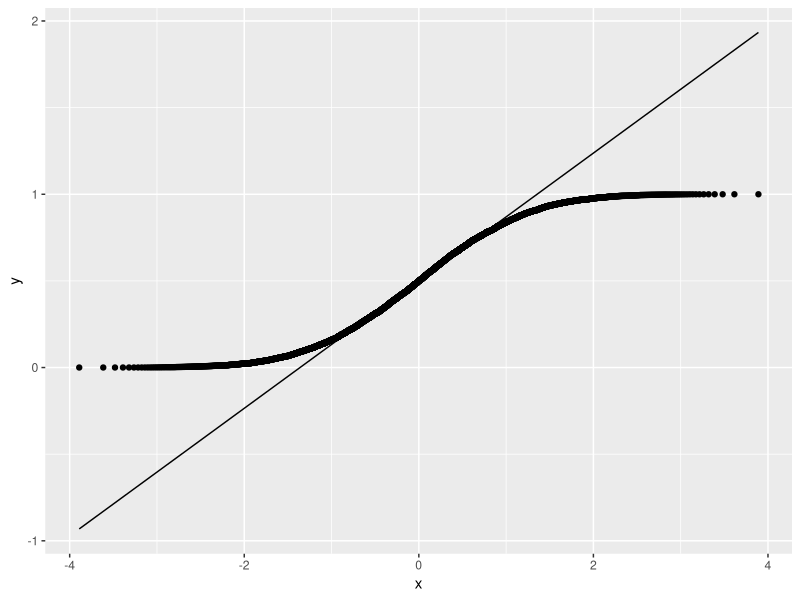
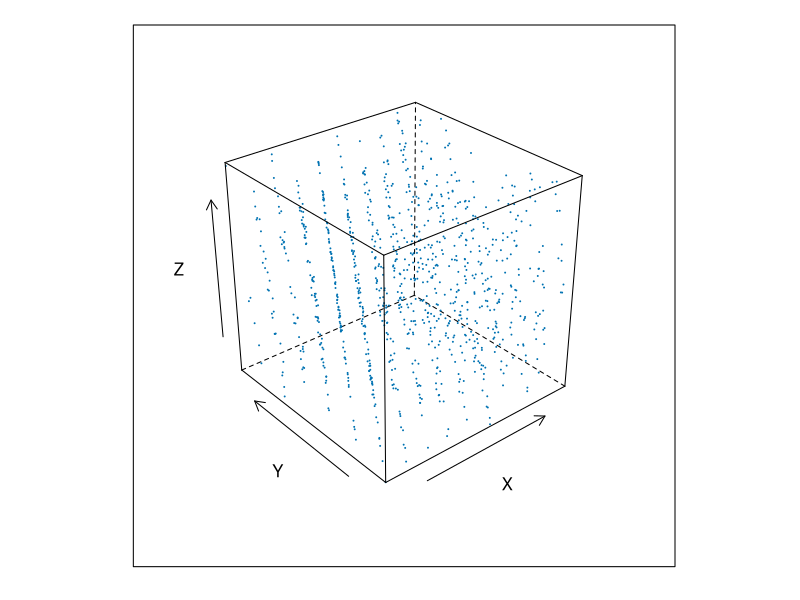
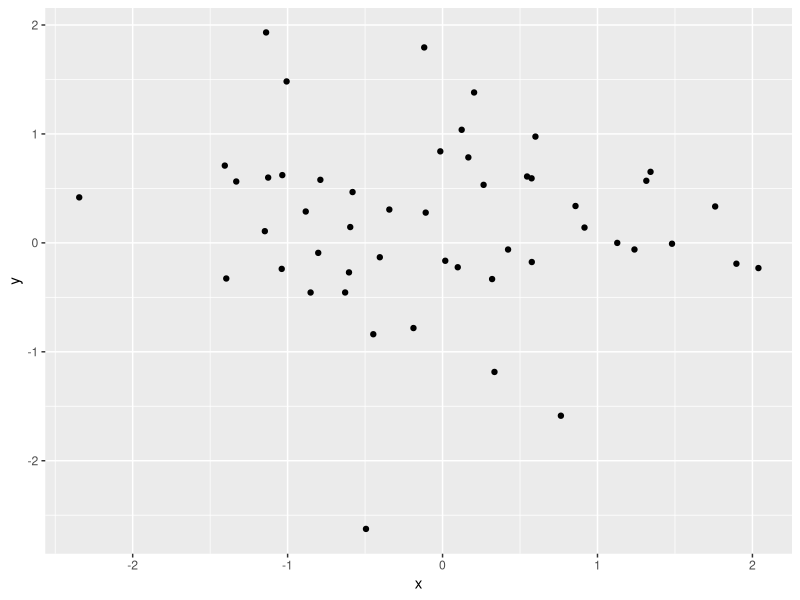
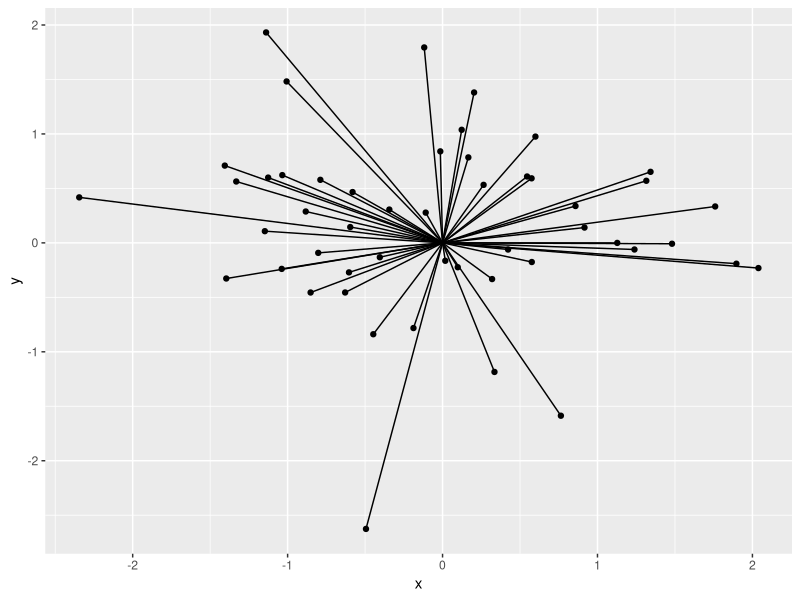
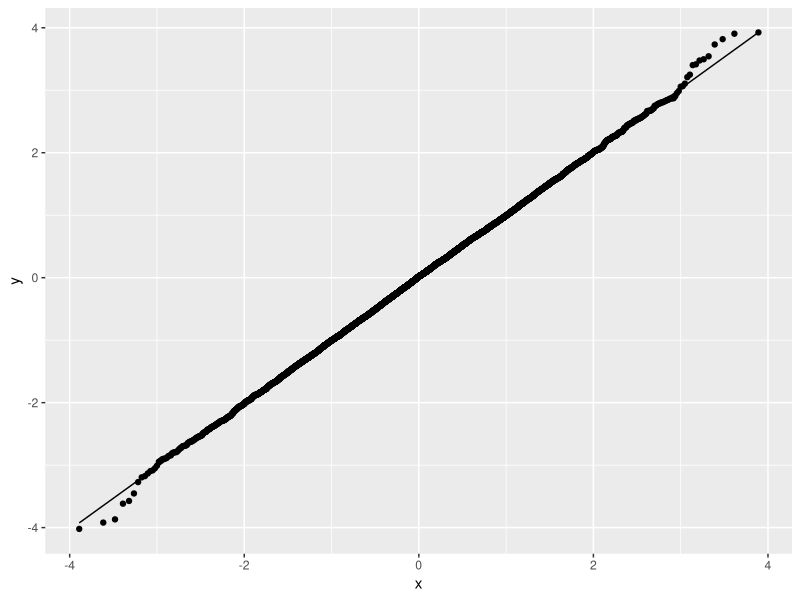
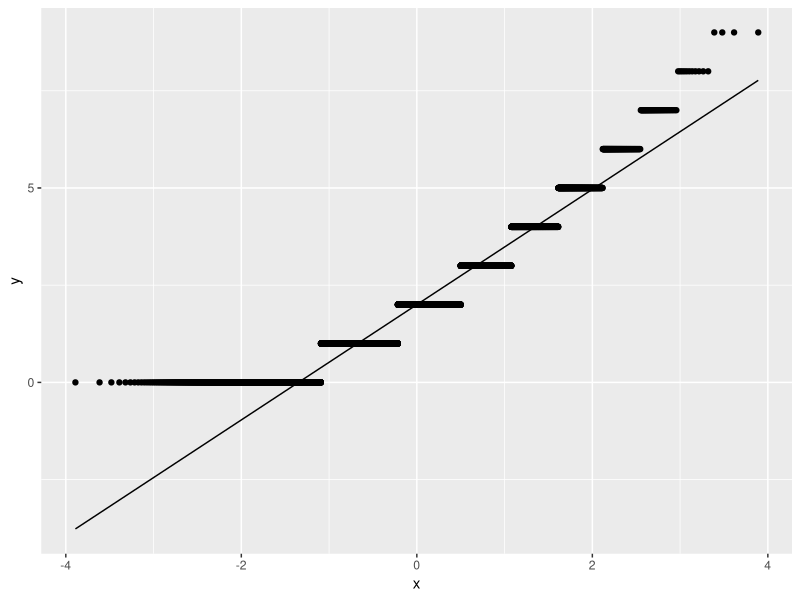

These charts were generated, in order, by the following R code:
## ---- chunk 1
knitr::opts_chunk$set(echo = TRUE)
set.seed(394932)
library(tidyverse)
library(ggplot2)

if (!require("lattice")) { 
  install.packages("lattice", repos = "https://cloud.r-project.org")  
}
## ---- chunk 2
bad_rand_int <- function(seed) {
  # Note: mod is "%%" in R
  multiplier <- (2^16) + 3
  modulus <- 2^31
  return((seed * multiplier) %% modulus)
}


bad_rand_ints <- function(seed, n) {
  seeds <- accumulate(1:n, ~ bad_rand_int(.x))
  randoms <- map_dbl(seeds, ~bad_rand_int(.x))
  return(randoms)
}

## ---- chunk 3

randoms <- bad_rand_ints(406, 10)
randoms
# These numbers all fall within the range from 0 to (2^31) - 1, but there 
# appears to be some clustering towards higher values, indicating that the 
# distribution might not be uniform. 

bad_rand_u <- function(seed, n) {
  randoms <- bad_rand_ints(seed, n)
  random_u <- randoms / (2^31)
  return(random_u)
}
## ---- chunk 4
# create QQ plot
u_values <- bad_rand_u(406, 10000)

ggplot(data.frame(x = u_values), aes(sample = x)) + geom_qq() + geom_qq_line()
## ---- chunk 5
plot_bad_rands <- function(prngs) {
  if (length(prngs) %% 10 != 0) {
    stop("We must have random numbers in a multiple of 10")
  }
  # group the random numbers into groups of 10, but only use the first 3 in each group
  m <- matrix(prngs, ncol = 10, byrow = TRUE)[, 1:3]
  
  # label the columns 
  colnames(m) <- c("X", "Y", "Z")
  
  cloud(Z ~ X + Y, as.data.frame(round(m, 3)), pch = 20, cex = 0.1)
}

plot_bad_rands(u_values) 
# The data appears to cluster along lines on one half of the distribution 
# and appears more random on the other half of the distribution.
## ---- chunk 6
quantile <- function(p, theta) {
  return (-1/theta * log(1 - p))
}

set.seed(123)
theta <- 2
n <- 10000
samples <- quantile(runif(n), theta)

mu <- 1 / theta
sigma <- 1 / theta
skew <- mean(((samples - mu) / sigma)^3)
skew

se_skew <- sqrt(6 / n)
z_val <- qnorm(1 - 0.001/2)
lower_bound <- skew - z_val * se_skew
upper_bound <- skew + z_val * se_skew
cat(lower_bound, upper_bound)
## ---- chunk 7
xy <- ggplot(data.frame(x = rnorm(50), y = rnorm(50)), aes(x = x, y = y)) + geom_point()
print(xy)
## ---- chunk 8
xy + geom_segment(aes(xend = 0, yend = 0))
## ---- chunk 9
standard_norm <- function() {
  U_1 <- runif(1)
  U_2 <- runif(1)
  A <- 2 * pi * U_1
  R <- sqrt(-2 * log(U_2))
  X <- R * cos(A)
  
  return(X)
}

n <- 10000
samples <- replicate(n, standard_norm())
ggplot(data.frame(x = samples), aes(sample = x)) + geom_qq() + geom_qq_line()
## ---- chunk 10
lambda <- 2

poisson <- function(lambda) {
  U <- runif(1)
  F <- 0
  x <- 0
  p <- exp(-lambda)
  
  while (F + p < U) {
    F <- F + p
    x <- x + 1
    p <- p * (lambda / x)
  }
  return(x)
}

n <- 10000
samples <- replicate(n, poisson(lambda))
theoretical_quantiles <- qpois(ppoints(n), lambda)

ggplot(data.frame(sample = samples, theoretical = theoretical_quantiles), aes(sample = sample)) + geom_qq() + geom_qq_line()
